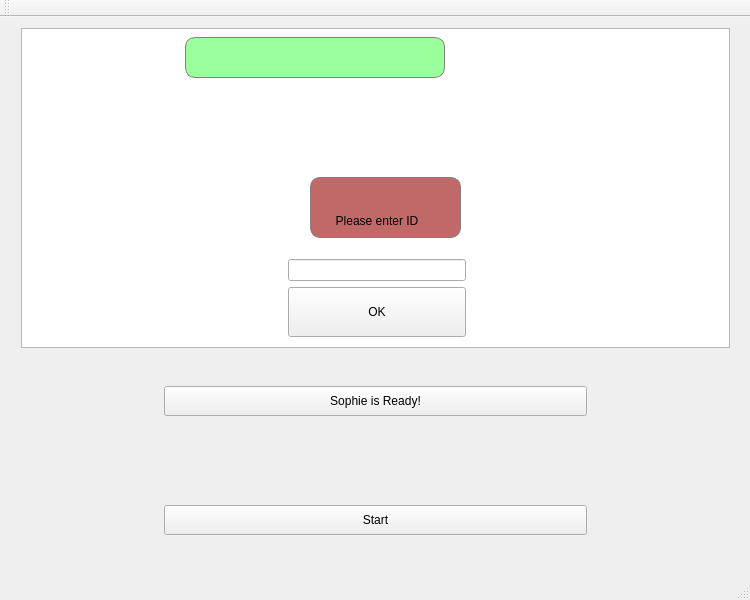
<?xml version="1.0" encoding="UTF-8"?>
<ui version="4.0">
 <class>Interface</class>
 <widget class="QMainWindow" name="Interface">
  <property name="geometry">
   <rect>
    <x>0</x>
    <y>0</y>
    <width>750</width>
    <height>600</height>
   </rect>
  </property>
  <property name="windowTitle">
   <string>Interface</string>
  </property>
  <widget class="QWidget" name="centralWidget">
   <property name="mouseTracking">
    <bool>true</bool>
   </property>
   <widget class="QWidget" name="gridLayoutWidget">
    <property name="geometry">
     <rect>
      <x>10</x>
      <y>0</y>
      <width>731</width>
      <height>561</height>
     </rect>
    </property>
    <layout class="QGridLayout" name="gridLayout">
     <item row="2" column="1" colspan="3">
      <widget class="QPushButton" name="pushButtonReady">
       <property name="minimumSize">
        <size>
         <width>0</width>
         <height>30</height>
        </size>
       </property>
       <property name="styleSheet">
        <string notr="true">font: 12pt &quot;Arial&quot;;
</string>
       </property>
       <property name="text">
        <string>Sophie is Ready!</string>
       </property>
      </widget>
     </item>
     <item row="5" column="2">
      <spacer name="verticalSpacer_8">
       <property name="orientation">
        <enum>Qt::Vertical</enum>
       </property>
       <property name="sizeHint" stdset="0">
        <size>
         <width>20</width>
         <height>50</height>
        </size>
       </property>
      </spacer>
     </item>
     <item row="3" column="2">
      <spacer name="verticalSpacer_7">
       <property name="orientation">
        <enum>Qt::Vertical</enum>
       </property>
       <property name="sizeHint" stdset="0">
        <size>
         <width>20</width>
         <height>50</height>
        </size>
       </property>
      </spacer>
     </item>
     <item row="1" column="1">
      <spacer name="verticalSpacer_9">
       <property name="orientation">
        <enum>Qt::Vertical</enum>
       </property>
       <property name="sizeHint" stdset="0">
        <size>
         <width>20</width>
         <height>50</height>
        </size>
       </property>
      </spacer>
     </item>
     <item row="7" column="1" colspan="3">
      <widget class="QPushButton" name="pushButtonStart">
       <property name="minimumSize">
        <size>
         <width>125</width>
         <height>30</height>
        </size>
       </property>
       <property name="styleSheet">
        <string notr="true">font: 12pt &quot;Arial&quot;;

</string>
       </property>
       <property name="text">
        <string>Start</string>
       </property>
      </widget>
     </item>
     <item row="8" column="1">
      <spacer name="verticalSpacer_10">
       <property name="orientation">
        <enum>Qt::Vertical</enum>
       </property>
       <property name="sizeHint" stdset="0">
        <size>
         <width>20</width>
         <height>50</height>
        </size>
       </property>
      </spacer>
     </item>
     <item row="0" column="0" colspan="5">
      <widget class="QGraphicsView" name="graphicsView">
       <property name="minimumSize">
        <size>
         <width>0</width>
         <height>320</height>
        </size>
       </property>
       <property name="mouseTracking">
        <bool>true</bool>
       </property>
      </widget>
     </item>
     <item row="4" column="0" colspan="5">
      <widget class="QLabel" name="label">
       <property name="styleSheet">
        <string notr="true">font: 12pt &quot;Arial&quot;;
</string>
       </property>
       <property name="text">
        <string/>
       </property>
       <property name="alignment">
        <set>Qt::AlignCenter</set>
       </property>
      </widget>
     </item>
    </layout>
   </widget>
   <widget class="QLabel" name="labelSuccess">
    <property name="geometry">
     <rect>
      <x>310</x>
      <y>160</y>
      <width>151</width>
      <height>61</height>
     </rect>
    </property>
    <property name="styleSheet">
     <string notr="true">background-color: rgba(150, 0, 0, 150);
border-width: 1px;
border-style: solid;
border-color: grey; 
border-radius: 10px;
font:  12pt &quot;MS Shell Dlg 2&quot;;
color: rgba(255, 255, 255,200);
</string>
    </property>
    <property name="text">
     <string/>
    </property>
    <property name="alignment">
     <set>Qt::AlignLeading|Qt::AlignLeft|Qt::AlignVCenter</set>
    </property>
   </widget>
   <widget class="QLabel" name="labelAction">
    <property name="geometry">
     <rect>
      <x>185</x>
      <y>20</y>
      <width>260</width>
      <height>41</height>
     </rect>
    </property>
    <property name="minimumSize">
     <size>
      <width>260</width>
      <height>0</height>
     </size>
    </property>
    <property name="styleSheet">
     <string notr="true">background-color: rgba(0, 255, 0, 100);
font:  12pt &quot;MS Shell Dlg 2&quot;;
color: rgba(255, 255, 255,200);
border-width: 1px;
border-style: solid;
border-color: grey; 
border-radius: 10px;</string>
    </property>
    <property name="frameShape">
     <enum>QFrame::NoFrame</enum>
    </property>
    <property name="text">
     <string/>
    </property>
    <property name="alignment">
     <set>Qt::AlignLeading|Qt::AlignLeft|Qt::AlignVCenter</set>
    </property>
   </widget>
   <widget class="QWidget" name="gridLayoutWidget_2">
    <property name="geometry">
     <rect>
      <x>277</x>
      <y>160</y>
      <width>200</width>
      <height>171</height>
     </rect>
    </property>
    <layout class="QGridLayout" name="gridLayout_2">
     <item row="2" column="0">
      <widget class="QPushButton" name="pushButtonID">
       <property name="minimumSize">
        <size>
         <width>0</width>
         <height>50</height>
        </size>
       </property>
       <property name="maximumSize">
        <size>
         <width>200</width>
         <height>16777215</height>
        </size>
       </property>
       <property name="styleSheet">
        <string notr="true">font: 12pt &quot;Arial&quot;;

</string>
       </property>
       <property name="text">
        <string>OK</string>
       </property>
      </widget>
     </item>
     <item row="0" column="0">
      <widget class="QLabel" name="label_2">
       <property name="styleSheet">
        <string notr="true">font: 12pt &quot;Arial&quot;;

</string>
       </property>
       <property name="text">
        <string>Please enter ID</string>
       </property>
       <property name="alignment">
        <set>Qt::AlignCenter</set>
       </property>
      </widget>
     </item>
     <item row="1" column="0">
      <widget class="QLineEdit" name="lineEdit">
       <property name="styleSheet">
        <string notr="true">font: 12pt &quot;Arial&quot;;

</string>
       </property>
      </widget>
     </item>
    </layout>
   </widget>
   <zorder>gridLayoutWidget</zorder>
   <zorder>labelAction</zorder>
   <zorder>labelSuccess</zorder>
   <zorder>gridLayoutWidget_2</zorder>
  </widget>
  <widget class="QMenuBar" name="menuBar">
   <property name="geometry">
    <rect>
     <x>0</x>
     <y>0</y>
     <width>750</width>
     <height>21</height>
    </rect>
   </property>
  </widget>
  <widget class="QToolBar" name="mainToolBar">
   <attribute name="toolBarArea">
    <enum>TopToolBarArea</enum>
   </attribute>
   <attribute name="toolBarBreak">
    <bool>false</bool>
   </attribute>
  </widget>
  <widget class="QStatusBar" name="statusBar"/>
 </widget>
 <layoutdefault spacing="6" margin="11"/>
 <resources/>
 <connections/>
</ui>
